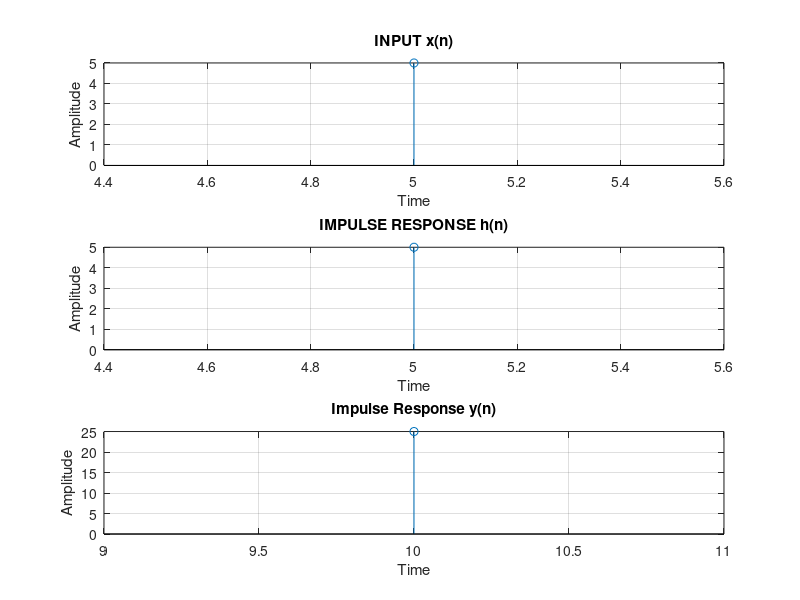

This figure's MATLAB source:
clc;
clear all;
close all;
a=input('Enter the starting point of x[n]=');
b=input('Enter the starting point of h[n]=');
x=input('Enter the co-efficients of x[n]=');
h=input('Enter the co-efficients of h[n]=');
y=conv(x,h);
subplot(3,1,1);
p=a:(a+length(x)-1);
stem(p,x);
grid on;
xlabel('Time');
ylabel('Amplitude');
title('INPUT x(n)');
subplot(3,1,2);

q=b:(b+length(h)-1);
stem(q,h);
grid on;
xlabel('Time');
ylabel('Amplitude');
title('IMPULSE RESPONSE h(n)');
subplot(3,1,3);
n=a+b:length(y)+a+b-1;
stem(n,y);
grid on;
xlabel('Time');
ylabel('Amplitude');
title('Impulse Response y(n)');
